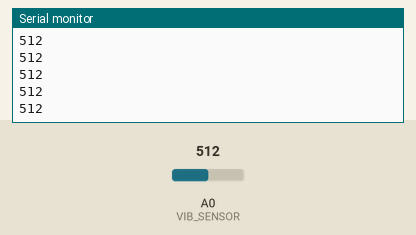
This sketch was run on a simulated Arduino Uno, built with avr-gcc and run on an emulated ATmega328P. On the bench: the last lines printed to the serial monitor. The test bench sets the inputs (shaded band); at power-on: A0 (VIB_SENSOR) = 512.

Above: at 1.2 s.
1.3 s: A0 (VIB_SENSOR) set to 716
At 1.31 s:
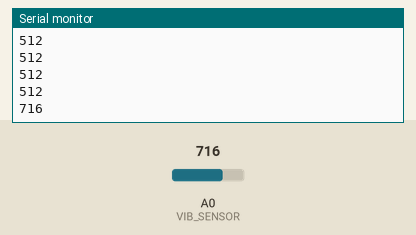
2.8 s: A0 (VIB_SENSOR) set to 900
At 2.81 s:
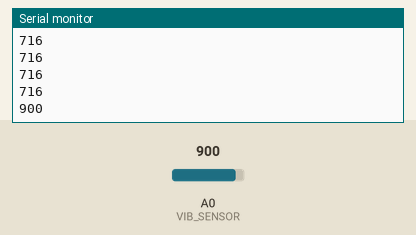
Timing chart, 0 to 5.8 s (numbered marks = the images above; inputs shaded):
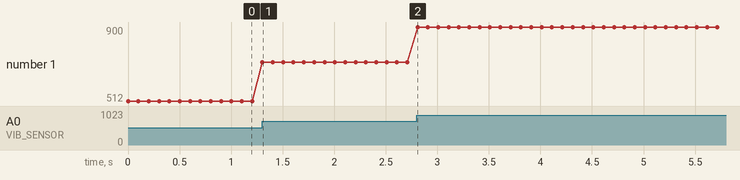

The sketch:

PIEZO_SAMPLE1.ino
```cpp
#define VIB_SENSOR A0

void setup(){
  Serial.begin(9600);
  pinMode(VIB_SENSOR, INPUT);
}

void loop(){
  Serial.println(analogRead(VIB_SENSOR));
  delay(100);
}
```

Measured:
- after the input at 1.3 s, the serial monitor: prints a new line at once (image 1)
- after the input at 2.8 s, the serial monitor: prints a new line at once (image 2)
- plotted number 1: 512 → 716 after the input at 1.3 s, 716 → 900 after the input at 2.8 s
